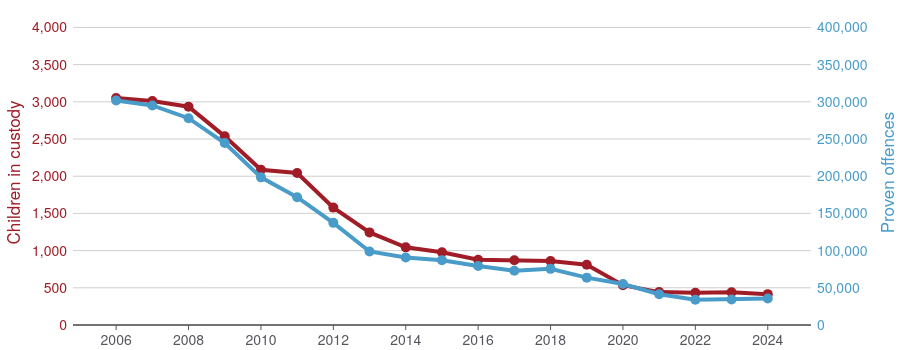

Here is the notebook cell this chart was saved with:
### Code cell
fig = child_custody_offences.prepare_chart()
fig

### Figure 1 — Plotly figure (JSON) as saved in the notebook; plotly's stock layout.template omitted (floating-point values rounded to 4 significant figures)
{"data": [{"hovertemplate": "%{y} children<extra></extra>", "mode": "lines+markers", "name": "Children in custody", "type": "scatter", "x": [2006, 2007, 2008, 2009, 2010, 2011, 2012, 2013, 2014, 2015, 2016, 2017, 2018, 2019, 2020, 2021, 2022, 2023, 2024], "xaxis": "x", "y": [3052, 3010, 2934, 2536, 2086, 2044, 1578, 1245, 1044, 977, 876, 870, 861, 809, 536, 442, 433, 441, 415], "yaxis": "y"}, {"hovertemplate": "%{y} proven offences<extra></extra>", "mode": "lines+markers", "name": "Proven offences", "type": "scatter", "x": [2006, 2007, 2008, 2009, 2010, 2011, 2012, 2013, 2014, 2015, 2016, 2017, 2018, 2019, 2020, 2021, 2022, 2023, 2024], "xaxis": "x", "y": [301860, 295129, 277986, 244583, 198449, 171750, 137335, 98837, 90768, 87160, 79374, 72985, 75448, 63648, 55040, 41400, 34020, 34348, 35624], "yaxis": "y2"}], "layout": {"height": 350, "hoverlabel": {"bgcolor": "rgba(247, 242, 242, 0.8)"}, "hovermode": "x unified", "xaxis": {"anchor": "y", "automargin": true, "domain": [0, 0.94], "dtick": 2, "fixedrange": true}, "yaxis": {"anchor": "x", "automargin": true, "domain": [0, 1], "dtick": 500, "fixedrange": true, "range": [0, 4100], "tickfont": {"color": "#A01D28"}, "tickformat": ",.0f", "title": {"font": {"color": "#A01D28"}, "standoff": 20, "text": "Children in custody"}}, "yaxis2": {"anchor": "x", "automargin": true, "dtick": 50000, "fixedrange": true, "overlaying": "y", "range": [0, 410000], "side": "right", "tickfont": {"color": "#499CC9"}, "tickformat": ",.0f", "tickmode": "linear", "title": {"font": {"color": "#499CC9"}, "standoff": 20, "text": "Proven offences"}}}}
